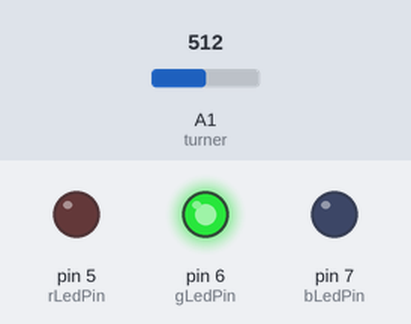
Bench run of a sketch on a simulated Arduino Uno, built with avr-gcc and run on an emulated ATmega328P. On the bench: output pins drawn as LEDs (lit = HIGH). The test bench sets the inputs (shaded band); at power-on: A1 (turner) = 512.

Above: at 0.1 s.
Timing chart, 0 to 1.6 s (numbered marks = the images above):
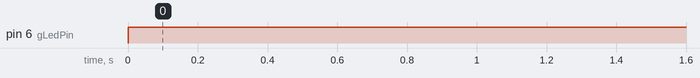

The sketch:

Lab6_2PotMEter.ino
```cpp
/*
 * Not done
 * Grønn, 0-300
 * blå 300 - 850
 * rod >850
 * blir blå, skru ned til 750
 * blå fra 750 ned til 250
 * grønn fra 250 til 0 og opp til 300 igjen
 */
const int gLedPin = 6;
const int bLedPin = 7;
const int rLedPin = 5;
const int turner = A1;

bool ledStateG = LOW;
bool ledStateB = LOW;
bool ledStateR = LOW;

int turnerState = 0;

enum possibleStates {gronn, blaa, rod};
const int numOfStates = sizeof(possibleStates);
possibleStates state = gronn;

void setup() {
  pinMode(gLedPin, OUTPUT);
  pinMode(bLedPin, OUTPUT);
  pinMode(rLedPin, OUTPUT);

}

void loop() {
  turnerState = analogRead(turner);

  switch(state) {
    case gronn:
      ledStateG = HIGH;
      break;
    case blaa:
      ledStateB = HIGH;
      break;
    case rod:
      ledStateR = HIGH;
      break;
  }

digitalWrite(gLedPin, ledStateG);
digitalWrite(bLedPin, ledStateB);
digitalWrite(rLedPin, ledStateR);

}
```

Measured:
- by itself, pin 6 (gLedPin): LOW → HIGH at 0.00 s
